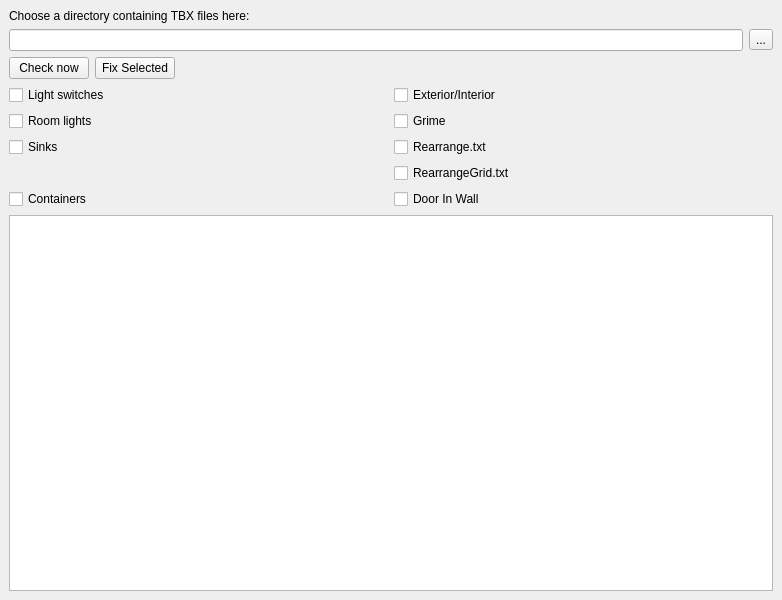
<?xml version="1.0" encoding="UTF-8"?>
<ui version="4.0">
 <class>CheckBuildingsWindow</class>
 <widget class="QMainWindow" name="CheckBuildingsWindow">
  <property name="geometry">
   <rect>
    <x>0</x>
    <y>0</y>
    <width>782</width>
    <height>600</height>
   </rect>
  </property>
  <property name="windowTitle">
   <string>Check Buildings</string>
  </property>
  <widget class="QWidget" name="centralwidget">
   <layout class="QGridLayout" name="gridLayout">
    <item row="6" column="0">
     <layout class="QGridLayout" name="gridLayout_2">
      <item row="2" column="0">
       <widget class="QCheckBox" name="checkRoomLight">
        <property name="text">
         <string>Room lights</string>
        </property>
       </widget>
      </item>
      <item row="2" column="1">
       <widget class="QCheckBox" name="checkGrime">
        <property name="text">
         <string>Grime</string>
        </property>
       </widget>
      </item>
      <item row="5" column="1">
       <widget class="QCheckBox" name="checkDoorInWall">
        <property name="text">
         <string>Door In Wall</string>
        </property>
       </widget>
      </item>
      <item row="3" column="1">
       <widget class="QCheckBox" name="check2x">
        <property name="text">
         <string>Rearrange.txt</string>
        </property>
       </widget>
      </item>
      <item row="1" column="0">
       <widget class="QCheckBox" name="checkSwitches">
        <property name="text">
         <string>Light switches</string>
        </property>
       </widget>
      </item>
      <item row="1" column="1">
       <widget class="QCheckBox" name="checkInteriorOutside">
        <property name="text">
         <string>Exterior/Interior</string>
        </property>
       </widget>
      </item>
      <item row="3" column="0">
       <widget class="QCheckBox" name="checkSink">
        <property name="text">
         <string>Sinks</string>
        </property>
       </widget>
      </item>
      <item row="5" column="0">
       <widget class="QCheckBox" name="checkContainers">
        <property name="text">
         <string>Containers</string>
        </property>
       </widget>
      </item>
      <item row="4" column="1">
       <widget class="QCheckBox" name="checkRearrangeGrid">
        <property name="text">
         <string>RearrangeGrid.txt</string>
        </property>
       </widget>
      </item>
     </layout>
    </item>
    <item row="7" column="0">
     <widget class="QTreeWidget" name="treeWidget">
      <property name="selectionMode">
       <enum>QAbstractItemView::MultiSelection</enum>
      </property>
      <attribute name="headerVisible">
       <bool>false</bool>
      </attribute>
      <column>
       <property name="text">
        <string notr="true">1</string>
       </property>
      </column>
     </widget>
    </item>
    <item row="1" column="0">
     <layout class="QHBoxLayout" name="horizontalLayout">
      <item>
       <widget class="QLineEdit" name="dirEdit">
        <property name="readOnly">
         <bool>true</bool>
        </property>
       </widget>
      </item>
      <item>
       <widget class="QToolButton" name="dirBrowse">
        <property name="text">
         <string>...</string>
        </property>
       </widget>
      </item>
     </layout>
    </item>
    <item row="3" column="0">
     <layout class="QGridLayout" name="gridLayout_3">
      <item row="0" column="1">
       <widget class="QPushButton" name="buttonFixSelected">
        <property name="text">
         <string>Fix Selected</string>
        </property>
       </widget>
      </item>
      <item row="0" column="0">
       <widget class="QPushButton" name="checkNow">
        <property name="maximumSize">
         <size>
          <width>120</width>
          <height>16777215</height>
         </size>
        </property>
        <property name="text">
         <string>Check now</string>
        </property>
       </widget>
      </item>
      <item row="0" column="2">
       <spacer name="horizontalSpacer">
        <property name="orientation">
         <enum>Qt::Horizontal</enum>
        </property>
        <property name="sizeHint" stdset="0">
         <size>
          <width>40</width>
          <height>20</height>
         </size>
        </property>
       </spacer>
      </item>
     </layout>
    </item>
    <item row="0" column="0">
     <widget class="QLabel" name="label">
      <property name="text">
       <string>Choose a directory containing TBX files here:</string>
      </property>
     </widget>
    </item>
   </layout>
  </widget>
 </widget>
 <resources/>
 <connections/>
</ui>
